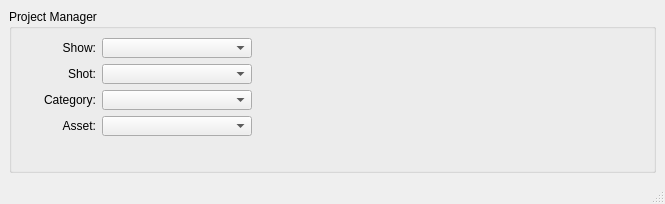
<?xml version="1.0" encoding="UTF-8"?>
<ui version="4.0">
 <class>MainWindow</class>
 <widget class="QMainWindow" name="MainWindow">
  <property name="geometry">
   <rect>
    <x>0</x>
    <y>0</y>
    <width>665</width>
    <height>204</height>
   </rect>
  </property>
  <property name="windowTitle">
   <string>MainWindow</string>
  </property>
  <widget class="QWidget" name="centralwidget">
   <layout class="QHBoxLayout" name="horizontalLayout">
    <item>
     <widget class="QGroupBox" name="groupBox">
      <property name="title">
       <string>Project Manager</string>
      </property>
      <layout class="QHBoxLayout" name="horizontalLayout_2">
       <item>
        <layout class="QGridLayout" name="gridLayout">
         <item row="0" column="0">
          <layout class="QHBoxLayout" name="showLayout" stretch="0,0,1">
           <item>
            <widget class="QLabel" name="showLabel">
             <property name="sizePolicy">
              <sizepolicy hsizetype="Fixed" vsizetype="Fixed">
               <horstretch>0</horstretch>
               <verstretch>0</verstretch>
              </sizepolicy>
             </property>
             <property name="minimumSize">
              <size>
               <width>75</width>
               <height>20</height>
              </size>
             </property>
             <property name="maximumSize">
              <size>
               <width>100</width>
               <height>20</height>
              </size>
             </property>
             <property name="text">
              <string>Show:</string>
             </property>
             <property name="alignment">
              <set>Qt::AlignRight|Qt::AlignTrailing|Qt::AlignVCenter</set>
             </property>
            </widget>
           </item>
           <item>
            <widget class="QComboBox" name="showsMenu">
             <property name="sizePolicy">
              <sizepolicy hsizetype="Fixed" vsizetype="Fixed">
               <horstretch>0</horstretch>
               <verstretch>0</verstretch>
              </sizepolicy>
             </property>
             <property name="minimumSize">
              <size>
               <width>150</width>
               <height>20</height>
              </size>
             </property>
             <property name="maximumSize">
              <size>
               <width>150</width>
               <height>20</height>
              </size>
             </property>
            </widget>
           </item>
           <item>
            <spacer name="horizontalSpacer">
             <property name="orientation">
              <enum>Qt::Horizontal</enum>
             </property>
             <property name="sizeHint" stdset="0">
              <size>
               <width>40</width>
               <height>20</height>
              </size>
             </property>
            </spacer>
           </item>
          </layout>
         </item>
         <item row="1" column="0">
          <layout class="QHBoxLayout" name="shotsLayout" stretch="0,0,1">
           <item>
            <widget class="QLabel" name="shotsLabel">
             <property name="sizePolicy">
              <sizepolicy hsizetype="Fixed" vsizetype="Fixed">
               <horstretch>0</horstretch>
               <verstretch>0</verstretch>
              </sizepolicy>
             </property>
             <property name="minimumSize">
              <size>
               <width>75</width>
               <height>20</height>
              </size>
             </property>
             <property name="maximumSize">
              <size>
               <width>100</width>
               <height>20</height>
              </size>
             </property>
             <property name="text">
              <string>Shot:</string>
             </property>
             <property name="alignment">
              <set>Qt::AlignRight|Qt::AlignTrailing|Qt::AlignVCenter</set>
             </property>
            </widget>
           </item>
           <item>
            <widget class="QComboBox" name="shotsMenu">
             <property name="sizePolicy">
              <sizepolicy hsizetype="Fixed" vsizetype="Fixed">
               <horstretch>0</horstretch>
               <verstretch>0</verstretch>
              </sizepolicy>
             </property>
             <property name="minimumSize">
              <size>
               <width>150</width>
               <height>20</height>
              </size>
             </property>
             <property name="maximumSize">
              <size>
               <width>150</width>
               <height>20</height>
              </size>
             </property>
            </widget>
           </item>
           <item>
            <spacer name="horizontalSpacer_3">
             <property name="orientation">
              <enum>Qt::Horizontal</enum>
             </property>
             <property name="sizeHint" stdset="0">
              <size>
               <width>40</width>
               <height>20</height>
              </size>
             </property>
            </spacer>
           </item>
          </layout>
         </item>
         <item row="2" column="0">
          <layout class="QHBoxLayout" name="shotsLayout_2" stretch="0,0,1">
           <item>
            <widget class="QLabel" name="categoryLabel">
             <property name="sizePolicy">
              <sizepolicy hsizetype="Fixed" vsizetype="Fixed">
               <horstretch>0</horstretch>
               <verstretch>0</verstretch>
              </sizepolicy>
             </property>
             <property name="minimumSize">
              <size>
               <width>75</width>
               <height>20</height>
              </size>
             </property>
             <property name="maximumSize">
              <size>
               <width>100</width>
               <height>20</height>
              </size>
             </property>
             <property name="text">
              <string>Category:</string>
             </property>
             <property name="alignment">
              <set>Qt::AlignRight|Qt::AlignTrailing|Qt::AlignVCenter</set>
             </property>
            </widget>
           </item>
           <item>
            <widget class="QComboBox" name="cateogryMenu">
             <property name="sizePolicy">
              <sizepolicy hsizetype="Fixed" vsizetype="Fixed">
               <horstretch>0</horstretch>
               <verstretch>0</verstretch>
              </sizepolicy>
             </property>
             <property name="minimumSize">
              <size>
               <width>150</width>
               <height>20</height>
              </size>
             </property>
             <property name="maximumSize">
              <size>
               <width>150</width>
               <height>20</height>
              </size>
             </property>
            </widget>
           </item>
           <item>
            <spacer name="horizontalSpacer_4">
             <property name="orientation">
              <enum>Qt::Horizontal</enum>
             </property>
             <property name="sizeHint" stdset="0">
              <size>
               <width>40</width>
               <height>20</height>
              </size>
             </property>
            </spacer>
           </item>
          </layout>
         </item>
         <item row="3" column="0">
          <layout class="QHBoxLayout" name="assetLayout" stretch="0,0,1">
           <item>
            <widget class="QLabel" name="assetLabel">
             <property name="sizePolicy">
              <sizepolicy hsizetype="Fixed" vsizetype="Fixed">
               <horstretch>0</horstretch>
               <verstretch>0</verstretch>
              </sizepolicy>
             </property>
             <property name="minimumSize">
              <size>
               <width>75</width>
               <height>20</height>
              </size>
             </property>
             <property name="maximumSize">
              <size>
               <width>100</width>
               <height>20</height>
              </size>
             </property>
             <property name="text">
              <string>Asset:</string>
             </property>
             <property name="alignment">
              <set>Qt::AlignRight|Qt::AlignTrailing|Qt::AlignVCenter</set>
             </property>
            </widget>
           </item>
           <item>
            <widget class="QComboBox" name="assetMenu">
             <property name="sizePolicy">
              <sizepolicy hsizetype="Fixed" vsizetype="Fixed">
               <horstretch>0</horstretch>
               <verstretch>0</verstretch>
              </sizepolicy>
             </property>
             <property name="minimumSize">
              <size>
               <width>150</width>
               <height>20</height>
              </size>
             </property>
             <property name="maximumSize">
              <size>
               <width>150</width>
               <height>20</height>
              </size>
             </property>
            </widget>
           </item>
           <item>
            <spacer name="horizontalSpacer_5">
             <property name="orientation">
              <enum>Qt::Horizontal</enum>
             </property>
             <property name="sizeHint" stdset="0">
              <size>
               <width>40</width>
               <height>20</height>
              </size>
             </property>
            </spacer>
           </item>
          </layout>
         </item>
         <item row="1" column="1">
          <spacer name="horizontalSpacer_2">
           <property name="orientation">
            <enum>Qt::Horizontal</enum>
           </property>
           <property name="sizeHint" stdset="0">
            <size>
             <width>200</width>
             <height>20</height>
            </size>
           </property>
          </spacer>
         </item>
         <item row="4" column="0">
          <spacer name="verticalSpacer">
           <property name="orientation">
            <enum>Qt::Vertical</enum>
           </property>
           <property name="sizeHint" stdset="0">
            <size>
             <width>20</width>
             <height>40</height>
            </size>
           </property>
          </spacer>
         </item>
        </layout>
       </item>
      </layout>
     </widget>
    </item>
   </layout>
  </widget>
  <widget class="QMenuBar" name="menubar">
   <property name="geometry">
    <rect>
     <x>0</x>
     <y>0</y>
     <width>665</width>
     <height>19</height>
    </rect>
   </property>
  </widget>
  <widget class="QStatusBar" name="statusbar"/>
 </widget>
 <resources/>
 <connections/>
</ui>
